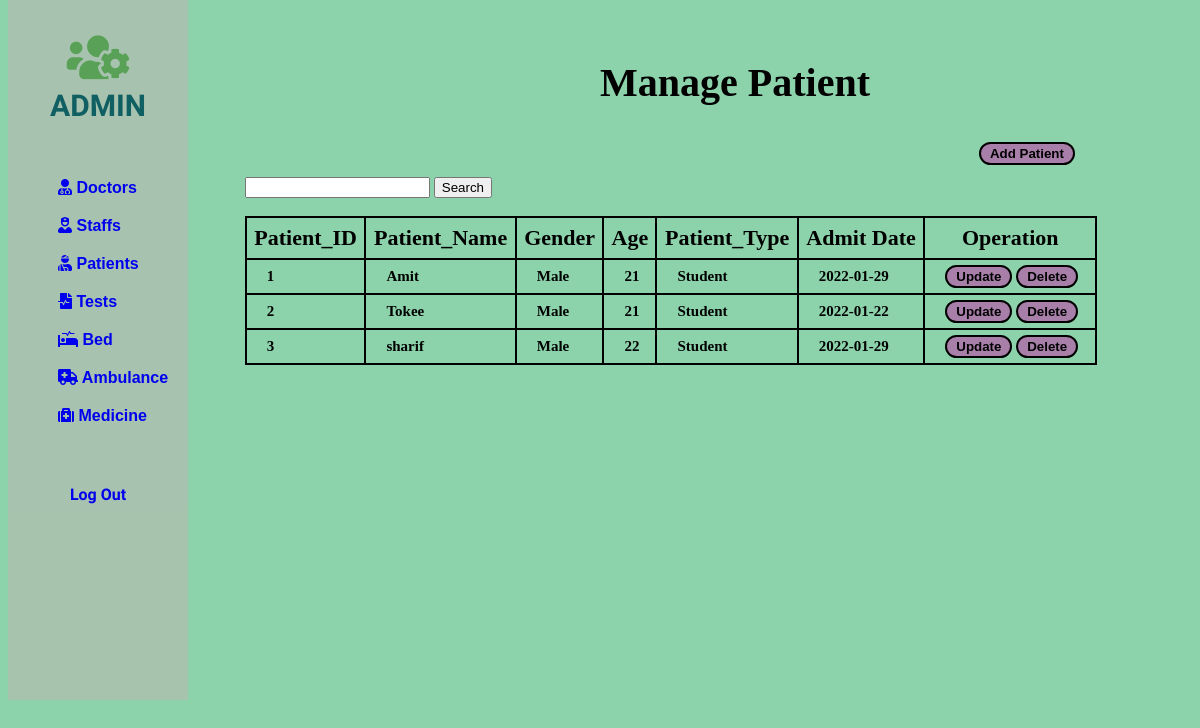
/php/patient/patient.php, run on the app's committed database.
### tables this page shows
CREATE TABLE IF NOT EXISTS `patient` (
  `P_ID` int(11) NOT NULL,
  `P_Name` varchar(225) NOT NULL,
  `Gender` enum('Male','Female','Others') NOT NULL,
  `Age` int(11) NOT NULL,
  `P_Type` varchar(225) NOT NULL,
  `A_Date` date NOT NULL,
  PRIMARY KEY (`P_ID`),
  UNIQUE KEY `P_ID` (`P_ID`)
);

### php/patient/patient.php (the view, shortened to what this page needs)
<!DOCTYPE html>
<html lang="en">
<head>
    <link rel="stylesheet" href="https://use.fontawesome.com/releases/v5.15.4/css/all.css">
</head>
<body>
    <div class="slidebar">
        <header>
            <span>
                <i class="fas fa-users-cog"></i><br>
            </span>
            ADMIN
        </header>
        <ul>
            <li>
                <a href="/php/Doctor/doctor.php"><i class="fas fa-user-md"></i> Doctors</a>
            </li>
            <li>
                <a href="/php/staff/staff.php"><i class="fas fa-user-nurse"></i> Staffs</a>
            </li>
            <li>
                <a href="/php/patient/patient.php"><i class="fas fa-user-injured"></i> Patients</a>
            </li>
            <li>
                <a href="/php/test/test.php"><i class="fas fa-file-medical-alt"></i> Tests</a>
            </li>
            <li>
                <a href="/php/bed/bed.php"><i class="fas fa-procedures"></i> Bed</a>
            </li>
            <li>
                <a href="/php/Ambulence/ambulence.php"><i class="fas fa-ambulance"></i> Ambulance</a>
            </li>
            <li>
                <a href="/php/medicine/medicine.php"><i class="fas fa-medkit"></i> Medicine</a>
            </li>
        </ul>
        <div>
            <a style="text-decoration: none;" href="/php/index.php">
                <div class="logout">
                    Log Out
                </div>
            </a>
        </div>
    </div>
    <div class="container">
        <div class="row">
            <div style="margin-left: 50%; margin-top: 5%;">
                <h2>Manage <b>Patient</b></h2>
            </div>
            <div style="margin-left: 82%; margin-top: 3%;">
                <button><a href="add-patient.php">Add Patient</a></button>
            </div>
        </div>
    </div>
    <div class="card-body">
        <div style="margin-left: 20%; margin-top: 1%;">
          <form method="post" action="search.php">
                <input type="text" name="search" required />
                <input type="submit" value="Search" />
            </form>
            <br>
            <table id="dataTable" width="90%" cellspacing="10">
                <thead>
                    <tr>
                        <th> Patient_ID </th>
                        <th> Patient_Name </th>
                        <th> Gender </th>
                        <th> Age </th>
                        <th> Patient_Type </th>
                        <th> Admit Date </th>
                        <th> Operation </th>
                    </tr>
                </thead>
                <tbody>
                    <?php
                    include 'db_conn.php';
                    $sql = " SELECT * FROM patient LIMIT 5";
                    $query = mysqli_query($conn, $sql);
                    while ($Patient_data = mysqli_fetch_array($query)) {
                    ?>
                        <tr>
                            <td><b><?php echo $Patient_data['P_ID'];  ?></b></td>
                            <td><?php echo $Patient_data['P_Name'];  ?></td>
                            <td><?php echo $Patient_data['Gender'];  ?></td>
                            <td><?php echo $Patient_data['Age'];  ?></td>
                            <td><?php echo $Patient_data['P_Type'];  ?></td>
                            <td><?php echo $Patient_data['A_Date'];  ?></td>
                            <td style="width: 140px;">
                                <button> <a href="/php/patient/add-patient.php?P_ID=<?php echo $Patient_data['P_ID'];  ?>" class="btn btn-success"><b>Update</b></a></button>
                                <button><a href="/php/patient/Delete.php?P_ID=<?php echo $Patient_data['P_ID']; ?>" class="btn btn-danger"><b>Delete</b></a></button>
                            </td>
                        </tr>
                    <?php
                    }
                    ?>
                </tbody>
            </table>
        </div>
    </div>
</body>
</html>

### php/patient/patient.php (style rules this page uses)
body { background: rgba(96, 193, 138, 0.722); }
.slidebar { border: 20px; width: 15%; height: 700px; position: fixed; top: 0px; background-color: rgba(195, 179, 179, 0.493); }
.slidebar header { padding: 30px 10px; text-align: center; font-family: 'Mochiy Pop P One', sans-serif; font-size: 30px; font-weight: bolder; color: rgb(16, 95, 98); }
.slidebar header span { font-size: 50px; color: rgb(89, 161, 87); }
.slidebar ul li { list-style: none; padding: 10px; font-family: 'Lucida Sans', 'Lucida Sans Regular', 'Lucida Grande', 'Lucida Sans Unicode', Geneva, Verdana, sans-serif; font-weight: bolder; }
.slidebar ul li a { text-decoration: none; }
table, th, td { border: 1px solid black; border-collapse: collapse; }
h2 { font-size: 40px; }
table { border: 2px solid black; }
th { padding: 7px; border: 2px solid black; font-size: 22px; }
td { border: 2px solid black; padding: 5px 10px 5px 20px; font-size: 15px; font-weight: bolder; }
button { border: solid 2px black; border-radius: 15px; padding: 2px 6px; background-color: rgb(167, 127, 169); }
button a { text-decoration: none; color: black; font-weight: bolder; padding: 2px 3px; }
.logout { text-align: center; margin-top: 50px; font-family: 'Mochiy Pop P One', sans-serif; font-weight: bolder; }

### data on the page
patient: P_ID "1", P_Name "Amit", Gender "Male", Age "21", P_Type "Student", A_Date "2022-01-29"
patient: P_ID "2", P_Name "Tokee", Gender "Male", Age "21", P_Type "Student", A_Date "2022-01-22"
patient: P_ID "3", P_Name "sharif", Gender "Male", Age "22", P_Type "Student", A_Date "2022-01-29"
